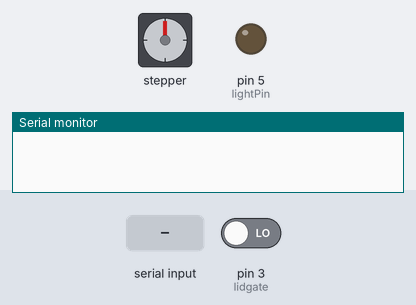
A sketch run on a simulated Arduino Uno, built with avr-gcc and run on an emulated ATmega328P. Shown: stepper motor, output pins drawn as LEDs (lit = HIGH), the last lines printed to the serial monitor. The test bench sets the inputs (shaded band); at power-on: pin 3 (lidgate) LOW. Stepper angles assume 2048 steps per turn; pins used as bus, display or sensor lines are not drawn.

Above: at 1.2 s.
1.3 s: "LID_CLOSE\n" received over Serial
At 4.1 s:
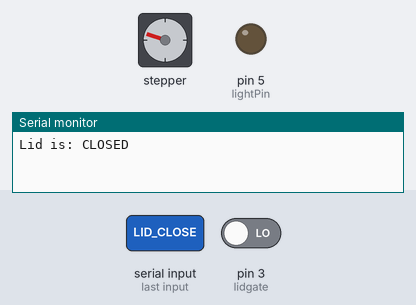
4.3 s: "LIGHT_ON\n" received over Serial
At 5.2 s:
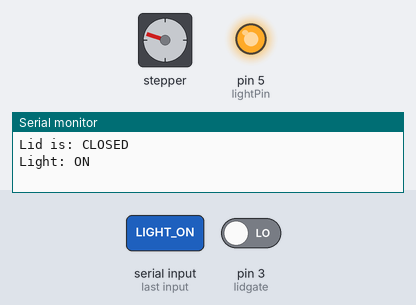
5.8 s: "LID_CLOSE\n" received over Serial
At 8.5 s:
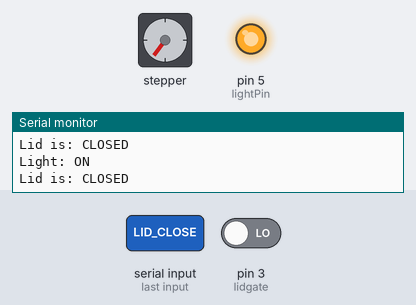
8.8 s: "LIGHT_OFF\n" received over Serial
At 9.9 s:
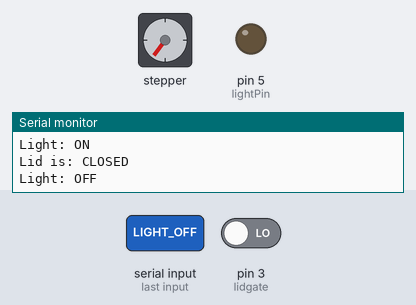
Timing chart, 0 to 11.3 s (numbered marks = the images above; inputs shaded):
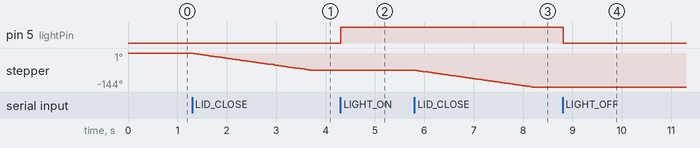

Measured:
- after the input at 1.3 s, stepper: turns 72° counter-clockwise in 2.4 s, starting at once
- after the input at 4.3 s, pin 5 (lightPin): LOW → HIGH at once
- after the input at 5.8 s, stepper: turns 72° counter-clockwise in 2.4 s, starting at once
- after the input at 8.8 s, pin 5 (lightPin): HIGH → LOW at once

The sketch:

arduino_controler.ino
```cpp
/*
 * Description: This code controls Arduino used in Greenhouse, managing a stepper motor for a lid,
 *              an LED for light, and a soil moisture sensor. The system responds to serial
 *              commands to open/close the lid, turn the light on/off, and report soil moisture levels.
 * Author: Ondrej Galeta
 * Date: 17.7.2024
 */

#include <Stepper.h>

// Define the number of steps per revolution for your stepper motor
#define STEPS_PER_REV 2048
#define ledPin 6
#define soilMoisturePin A0
#define lidPower 4
#define lightPin 5
#define lidgate 3

// Create a stepper motor object
Stepper stepper(STEPS_PER_REV, 8, 10, 9, 11); // Pins for ULN2003 driver

void setup() {
  // Initialize serial communication
  Serial.begin(9600);

  // Initialize pins
  pinMode(lidPower, OUTPUT);
  pinMode(soilMoisturePin, INPUT);
  pinMode(lightPin, OUTPUT);

  // Set initial states
  digitalWrite(lidPower, HIGH);
  digitalWrite(lightPin, LOW);

  // Set the speed for the stepper motor
  stepper.setSpeed(5); // Speed in RPM
}

void loop() {
  // Check for serial commands
  if (Serial.available() > 0) {
    String command = Serial.readStringUntil('\n');
    handleCommand(command);
  }
}


void handleCommand(String command) {
  // Parse the command and execute actions
  if (command == "LID_OPEN") {
    if(digitalRead(lidgate)) {
      digitalWrite(lidPower, LOW);
      stepper.step(STEPS_PER_REV / 5); // rotate counterclockwise
      Serial.println("Lid is: OPEN");
      digitalWrite(lidPower, HIGH);
    }
  } else if (command == "LID_CLOSE") {
    if(!digitalRead(lidgate)) {
      digitalWrite(lidPower, LOW);
      stepper.step(-STEPS_PER_REV / 5); // rotate clockwise
      Serial.println("Lid is: CLOSED");
      digitalWrite(lidPower, HIGH);
    }
  } else if (command == "LIGHT_ON") {
    digitalWrite(lightPin, HIGH);
    Serial.println("Light: ON");
  } else if (command == "LIGHT_OFF") {
    digitalWrite(lightPin, LOW);
    Serial.println("Light: OFF");
  } else if (command == "GET_HUMIDITY") {
    Serial.print("Soil_moisture_level:");
    Serial.println(readHum());
  } else if (command == "GET_LID_STATE") {
    Serial.println(digitalRead(lidgate));
  } else {
    Serial.print("Unknown command {");
    Serial.print(command);
    Serial.println("}");
  }
}

int readHum() {
  // read humidity, return value from range 0 to 100
  int sensorValue = analogRead(soilMoisturePin);
  int outputValue = map(sensorValue, 0, 1023, 168, 0);
  if (outputValue > 100) {outputValue=100;}
  return outputValue;
}
```
